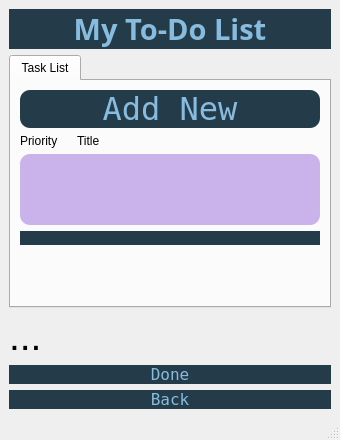
<?xml version="1.0" encoding="UTF-8"?>
<ui version="4.0">
 <class>MyTodo</class>
 <widget class="QMainWindow" name="MyTodo">
  <property name="geometry">
   <rect>
    <x>0</x>
    <y>0</y>
    <width>340</width>
    <height>440</height>
   </rect>
  </property>
  <property name="windowTitle">
   <string>MyTodo</string>
  </property>
  <widget class="QWidget" name="centralwidget">
   <layout class="QGridLayout" name="gridLayout">
    <item row="0" column="0">
     <layout class="QVBoxLayout" name="verticalLayout_4">
      <item>
       <widget class="QLabel" name="label">
        <property name="font">
         <font>
          <family>Sitka Small</family>
          <pointsize>22</pointsize>
          <bold>true</bold>
         </font>
        </property>
        <property name="styleSheet">
         <string notr="true">background-color:#243B4A;
color:#87BCDE;</string>
        </property>
        <property name="frameShape">
         <enum>QFrame::NoFrame</enum>
        </property>
        <property name="text">
         <string>My To-Do List</string>
        </property>
        <property name="alignment">
         <set>Qt::AlignCenter</set>
        </property>
       </widget>
      </item>
      <item>
       <layout class="QVBoxLayout" name="verticalLayout_6">
        <item>
         <widget class="QTabWidget" name="tabWidget">
          <property name="currentIndex">
           <number>0</number>
          </property>
          <widget class="QWidget" name="tab">
           <attribute name="title">
            <string>Task List</string>
           </attribute>
           <layout class="QGridLayout" name="gridLayout_2">
            <item row="1" column="0">
             <widget class="QLabel" name="label_4">
              <property name="text">
               <string>Priority      Title</string>
              </property>
             </widget>
            </item>
            <item row="5" column="1">
             <widget class="QPushButton" name="Calendar">
              <property name="font">
               <font>
                <family>Segoe UI</family>
                <pointsize>6</pointsize>
               </font>
              </property>
              <property name="styleSheet">
               <string notr="true">boder:none;</string>
              </property>
              <property name="text">
               <string/>
              </property>
              <property name="flat">
               <bool>true</bool>
              </property>
             </widget>
            </item>
            <item row="0" column="0" colspan="2">
             <widget class="QPushButton" name="AddNew">
              <property name="font">
               <font>
                <family>Terminal</family>
                <pointsize>24</pointsize>
               </font>
              </property>
              <property name="styleSheet">
               <string notr="true">QPushButton
{background-color:#243B4A;
color:#87BCDE;
border-radius:10px;
rotation: 90px;
}

QPushButton:pressed
{background-color:#1e303d;
color:#78b3da;
border-radius:10px;}
</string>
              </property>
              <property name="text">
               <string>Add New</string>
              </property>
              <property name="autoDefault">
               <bool>false</bool>
              </property>
              <property name="default">
               <bool>false</bool>
              </property>
              <property name="flat">
               <bool>false</bool>
              </property>
             </widget>
            </item>
            <item row="2" column="0" colspan="2">
             <widget class="QListWidget" name="TasksList">
              <property name="font">
               <font>
                <pointsize>-1</pointsize>
                <italic>false</italic>
                <bold>false</bold>
               </font>
              </property>
              <property name="styleSheet">
               <string notr="true">background-color:#cab2eb;
font: 15px;
border-radius:10px;</string>
              </property>
             </widget>
            </item>
            <item row="3" column="0" rowspan="2" colspan="2">
             <widget class="QLabel" name="label_3">
              <property name="styleSheet">
               <string notr="true">background-color:#243B4A;
color:#87BCDE;</string>
              </property>
              <property name="text">
               <string/>
              </property>
             </widget>
            </item>
            <item row="5" column="0">
             <widget class="QPushButton" name="trashButton">
              <property name="font">
               <font>
                <family>Terminal</family>
                <pointsize>24</pointsize>
               </font>
              </property>
              <property name="styleSheet">
               <string notr="true"/>
              </property>
              <property name="text">
               <string/>
              </property>
              <property name="flat">
               <bool>true</bool>
              </property>
             </widget>
            </item>
           </layout>
          </widget>
         </widget>
        </item>
       </layout>
      </item>
     </layout>
    </item>
    <item row="1" column="0">
     <widget class="QLabel" name="label_2">
      <property name="font">
       <font>
        <family>MS Shell Dlg 2</family>
        <pointsize>29</pointsize>
       </font>
      </property>
      <property name="text">
       <string>...</string>
      </property>
     </widget>
    </item>
    <item row="3" column="0">
     <widget class="QPushButton" name="DoneButton">
      <property name="font">
       <font>
        <family>Terminal</family>
        <pointsize>12</pointsize>
       </font>
      </property>
      <property name="styleSheet">
       <string notr="true">QPushButton
{background-color:#243B4A;
color:#87BCDE;
border-radius:10px;}

QPushButton:pressed
{background-color:#1e303d;
color:#78b3da;
border-radius:10px;}
</string>
      </property>
      <property name="text">
       <string>Done</string>
      </property>
     </widget>
    </item>
    <item row="4" column="0">
     <widget class="QPushButton" name="BackButton">
      <property name="font">
       <font>
        <family>Terminal</family>
        <pointsize>12</pointsize>
       </font>
      </property>
      <property name="styleSheet">
       <string notr="true">QPushButton
{background-color:#243B4A;
color:#87BCDE;
border-radius:10px;}

QPushButton:pressed
{background-color:#1e303d;
color:#78b3da;
border-radius:10px;}
</string>
      </property>
      <property name="text">
       <string>Back</string>
      </property>
     </widget>
    </item>
   </layout>
  </widget>
  <widget class="QStatusBar" name="statusbar"/>
 </widget>
 <resources/>
 <connections>
  <connection>
   <sender>trashButton</sender>
   <signal>clicked()</signal>
   <receiver>TasksList</receiver>
   <slot>selectAll()</slot>
   <hints>
    <hint type="sourcelabel">
     <x>140</x>
     <y>299</y>
    </hint>
    <hint type="destinationlabel">
     <x>140</x>
     <y>229</y>
    </hint>
   </hints>
  </connection>
 </connections>
</ui>
